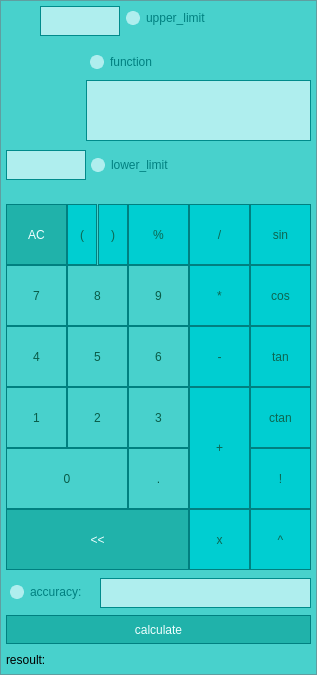
<?xml version="1.0" encoding="UTF-8"?>
<ui version="4.0">
 <class>integralss</class>
 <widget class="QMainWindow" name="integralss">
  <property name="geometry">
   <rect>
    <x>0</x>
    <y>0</y>
    <width>317</width>
    <height>675</height>
   </rect>
  </property>
  <property name="windowTitle">
   <string>MainWindow</string>
  </property>
  <property name="styleSheet">
   <string notr="true">QMainWindow {
  background-color: rgb(72,209,204);
  color: white; 
  border: 1px solid CadetBlue;
}</string>
  </property>
  <widget class="QWidget" name="centralwidget">
   <widget class="QPushButton" name="pushButton_V">
    <property name="geometry">
     <rect>
      <x>250</x>
      <y>509</y>
      <width>61</width>
      <height>61</height>
     </rect>
    </property>
    <property name="styleSheet">
     <string notr="true">QPushButton {
  background-color: rgb(0,206,209);
  color: #0c6651; 
  border: 1px solid Teal;
}

QPushButton:pressed {
    background-color: qlineargradient(x1: 0, y1: 0, x2: 0, y2: 1,
                                      stop: 0#20b2aa, stop: 1 #008b8b);
}</string>
    </property>
    <property name="text">
     <string>^</string>
    </property>
   </widget>
   <widget class="QPushButton" name="pushButton_ctan">
    <property name="geometry">
     <rect>
      <x>250</x>
      <y>387</y>
      <width>61</width>
      <height>61</height>
     </rect>
    </property>
    <property name="styleSheet">
     <string notr="true">QPushButton {
  background-color: rgb(0,206,209);
  color: #0c6651; 
  border: 1px solid Teal;
}

QPushButton:pressed {
    background-color: qlineargradient(x1: 0, y1: 0, x2: 0, y2: 1,
                                      stop: 0#20b2aa, stop: 1 #008b8b);
}</string>
    </property>
    <property name="text">
     <string>ctan</string>
    </property>
   </widget>
   <widget class="QPushButton" name="pushButton_4">
    <property name="geometry">
     <rect>
      <x>6</x>
      <y>326</y>
      <width>61</width>
      <height>61</height>
     </rect>
    </property>
    <property name="styleSheet">
     <string notr="true">QPushButton {
   border: 1px solid Teal;
color: #085c48
}
QPushButton:pressed {
    background-color: qlineargradient(x1: 0, y1: 0, x2: 0, y2: 1,
                                      stop: 0#20b2aa, stop: 1 #008b8b);
}</string>
    </property>
    <property name="text">
     <string>4</string>
    </property>
   </widget>
   <widget class="QPushButton" name="pushButton_tan">
    <property name="geometry">
     <rect>
      <x>250</x>
      <y>326</y>
      <width>61</width>
      <height>61</height>
     </rect>
    </property>
    <property name="styleSheet">
     <string notr="true">QPushButton {
  background-color: rgb(0,206,209);
  color: #0c6651; 
  border: 1px solid Teal;
}

QPushButton:pressed {
    background-color: qlineargradient(x1: 0, y1: 0, x2: 0, y2: 1,
                                      stop: 0#20b2aa, stop: 1 #008b8b);
}</string>
    </property>
    <property name="text">
     <string>tan</string>
    </property>
   </widget>
   <widget class="QPushButton" name="pushButton_cos">
    <property name="geometry">
     <rect>
      <x>250</x>
      <y>265</y>
      <width>61</width>
      <height>61</height>
     </rect>
    </property>
    <property name="styleSheet">
     <string notr="true">QPushButton {
  background-color: rgb(0,206,209);
  color: #0c6651; 
  border: 1px solid Teal;
}

QPushButton:pressed {
    background-color: qlineargradient(x1: 0, y1: 0, x2: 0, y2: 1,
                                      stop: 0#20b2aa, stop: 1 #008b8b);
}</string>
    </property>
    <property name="text">
     <string>cos</string>
    </property>
   </widget>
   <widget class="QPushButton" name="pushButton_1">
    <property name="geometry">
     <rect>
      <x>6</x>
      <y>387</y>
      <width>61</width>
      <height>61</height>
     </rect>
    </property>
    <property name="styleSheet">
     <string notr="true">QPushButton {
   border: 1px solid Teal;
color: #085c48
}
QPushButton:pressed {
    background-color: qlineargradient(x1: 0, y1: 0, x2: 0, y2: 1,
                                      stop: 0#20b2aa, stop: 1 #008b8b);
}</string>
    </property>
    <property name="text">
     <string>1</string>
    </property>
   </widget>
   <widget class="QLabel" name="intergralImg">
    <property name="geometry">
     <rect>
      <x>40</x>
      <y>38</y>
      <width>41</width>
      <height>111</height>
     </rect>
    </property>
    <property name="text">
     <string>&lt;p&gt;&lt;img src=&quot;C:\Users\IT-baby\Desktop\calculate\imgint.png&quot; width=&quot;1000&quot; height=&quot;950&quot; alt=&quot;Винни-Пух&quot;&gt;&lt;/p&gt;</string>
    </property>
    <property name="textFormat">
     <enum>Qt::AutoText</enum>
    </property>
    <property name="pixmap">
     <pixmap>../imgint.png</pixmap>
    </property>
   </widget>
   <widget class="QRadioButton" name="radioButton_acc">
    <property name="geometry">
     <rect>
      <x>10</x>
      <y>580</y>
      <width>110</width>
      <height>24</height>
     </rect>
    </property>
    <property name="styleSheet">
     <string notr="true">QRadioButton {

    color:                  teal;
}

QRadioButton::indicator {
    width:                  10px;
    height:                 10px;
    border-radius:          7px;
}

QRadioButton::indicator:checked {
    background-color:       teal;
    border:                 2px solid rgb(175,238,238);
}

QRadioButton::indicator:unchecked {
    background-color:       rgb(175,238,238);
    border:                 2px solid rgb(175,238,238);
}</string>
    </property>
    <property name="text">
     <string>accuracy:</string>
    </property>
   </widget>
   <widget class="QPushButton" name="pushButton_Y">
    <property name="geometry">
     <rect>
      <x>250</x>
      <y>448</y>
      <width>61</width>
      <height>61</height>
     </rect>
    </property>
    <property name="styleSheet">
     <string notr="true">QPushButton {
  background-color: rgb(0,206,209);
  color: #0c6651; 
  border: 1px solid Teal;
}

QPushButton:pressed {
    background-color: qlineargradient(x1: 0, y1: 0, x2: 0, y2: 1,
                                      stop: 0#20b2aa, stop: 1 #008b8b);
}</string>
    </property>
    <property name="text">
     <string>!</string>
    </property>
   </widget>
   <widget class="QTextEdit" name="lower_limit">
    <property name="geometry">
     <rect>
      <x>6</x>
      <y>150</y>
      <width>80</width>
      <height>30</height>
     </rect>
    </property>
    <property name="styleSheet">
     <string notr="true">QTextEdit {
  background-color: rgb(175,238,238);
  color: Teal; 
  border: 1px solid DarkCyan;
}
</string>
    </property>
   </widget>
   <widget class="QPushButton" name="pushButton_3">
    <property name="geometry">
     <rect>
      <x>128</x>
      <y>387</y>
      <width>61</width>
      <height>61</height>
     </rect>
    </property>
    <property name="styleSheet">
     <string notr="true">QPushButton {
   border: 1px solid Teal;
color: #085c48
}
QPushButton:pressed {
    background-color: qlineargradient(x1: 0, y1: 0, x2: 0, y2: 1,
                                      stop: 0#20b2aa, stop: 1 #008b8b);
}</string>
    </property>
    <property name="text">
     <string>3</string>
    </property>
   </widget>
   <widget class="QRadioButton" name="radioButton_up">
    <property name="geometry">
     <rect>
      <x>126</x>
      <y>6</y>
      <width>100</width>
      <height>24</height>
     </rect>
    </property>
    <property name="styleSheet">
     <string notr="true">QRadioButton {

    color:                  teal;
}

QRadioButton::indicator {
    width:                  10px;
    height:                 10px;
    border-radius:          7px;
}

QRadioButton::indicator:checked {
    background-color:       teal;
    border:                 2px solid rgb(175,238,238);
}

QRadioButton::indicator:unchecked {
    background-color:       rgb(175,238,238);
    border:                 2px solid rgb(175,238,238);
}</string>
    </property>
    <property name="text">
     <string>upper_limit</string>
    </property>
   </widget>
   <widget class="QTextEdit" name="function">
    <property name="geometry">
     <rect>
      <x>86</x>
      <y>80</y>
      <width>225</width>
      <height>61</height>
     </rect>
    </property>
    <property name="styleSheet">
     <string notr="true">QTextEdit {
  background-color: rgb(175,238,238);
  color: Teal; 
  border: 1px solid DarkCyan;
}
</string>
    </property>
   </widget>
   <widget class="QPushButton" name="pushButton_decr">
    <property name="geometry">
     <rect>
      <x>6</x>
      <y>509</y>
      <width>183</width>
      <height>61</height>
     </rect>
    </property>
    <property name="styleSheet">
     <string notr="true">QPushButton {
  background-color: rgb(32,178,170);
  color: Azure; 
  border: 1px solid Teal;
}

QPushButton:pressed {
    background-color: qlineargradient(x1: 0, y1: 0, x2: 0, y2: 1,
                                      stop: 0#20b2aa, stop: 1 #008b8b);
}</string>
    </property>
    <property name="text">
     <string>&lt;&lt;</string>
    </property>
   </widget>
   <widget class="QPushButton" name="pushButton_8">
    <property name="geometry">
     <rect>
      <x>67</x>
      <y>265</y>
      <width>61</width>
      <height>61</height>
     </rect>
    </property>
    <property name="styleSheet">
     <string notr="true">QPushButton {
   border: 1px solid Teal;
color: #085c48
}
QPushButton:pressed {
    background-color: qlineargradient(x1: 0, y1: 0, x2: 0, y2: 1,
                                      stop: 0#20b2aa, stop: 1 #008b8b);
}</string>
    </property>
    <property name="text">
     <string>8</string>
    </property>
   </widget>
   <widget class="QPushButton" name="pushButton_plus">
    <property name="geometry">
     <rect>
      <x>189</x>
      <y>387</y>
      <width>61</width>
      <height>122</height>
     </rect>
    </property>
    <property name="styleSheet">
     <string notr="true">QPushButton {
  background-color: rgb(0,206,209);
  color: #0c6651; 
  border: 1px solid Teal;
}

QPushButton:pressed {
    background-color: qlineargradient(x1: 0, y1: 0, x2: 0, y2: 1,
                                      stop: 0#20b2aa, stop: 1 #008b8b);
}</string>
    </property>
    <property name="text">
     <string>+</string>
    </property>
   </widget>
   <widget class="QPushButton" name="pushButton_min">
    <property name="geometry">
     <rect>
      <x>189</x>
      <y>326</y>
      <width>61</width>
      <height>61</height>
     </rect>
    </property>
    <property name="styleSheet">
     <string notr="true">QPushButton {
  background-color: rgb(0,206,209);
  color: #0c6651; 
  border: 1px solid Teal;
}

QPushButton:pressed {
    background-color: qlineargradient(x1: 0, y1: 0, x2: 0, y2: 1,
                                      stop: 0#20b2aa, stop: 1 #008b8b);
}</string>
    </property>
    <property name="text">
     <string>-</string>
    </property>
   </widget>
   <widget class="QPushButton" name="pushButton_9">
    <property name="geometry">
     <rect>
      <x>128</x>
      <y>265</y>
      <width>61</width>
      <height>61</height>
     </rect>
    </property>
    <property name="styleSheet">
     <string notr="true">QPushButton {
   border: 1px solid Teal;
color: #085c48
}
QPushButton:pressed {
    background-color: qlineargradient(x1: 0, y1: 0, x2: 0, y2: 1,
                                      stop: 0#20b2aa, stop: 1 #008b8b);
}</string>
    </property>
    <property name="text">
     <string>9</string>
    </property>
   </widget>
   <widget class="QPushButton" name="pushButton_ac">
    <property name="geometry">
     <rect>
      <x>6</x>
      <y>204</y>
      <width>61</width>
      <height>61</height>
     </rect>
    </property>
    <property name="styleSheet">
     <string notr="true">QPushButton {
  background-color: rgb(32,178,170);
  color: Azure; 
  border: 1px solid Teal;
}

QPushButton:pressed {
    background-color: qlineargradient(x1: 0, y1: 0, x2: 0, y2: 1,
                                      stop: 0#20b2aa, stop: 1 #008b8b);
}</string>
    </property>
    <property name="text">
     <string>AC</string>
    </property>
   </widget>
   <widget class="QPushButton" name="pushButton_pro">
    <property name="geometry">
     <rect>
      <x>128</x>
      <y>204</y>
      <width>61</width>
      <height>61</height>
     </rect>
    </property>
    <property name="styleSheet">
     <string notr="true">QPushButton {
  background-color: rgb(0,206,209);
  color: #0c6651; 
  border: 1px solid Teal;
}

QPushButton:pressed {
    background-color: qlineargradient(x1: 0, y1: 0, x2: 0, y2: 1,
                                      stop: 0#20b2aa, stop: 1 #008b8b);
}</string>
    </property>
    <property name="text">
     <string>%</string>
    </property>
   </widget>
   <widget class="QPushButton" name="pushButton_6">
    <property name="geometry">
     <rect>
      <x>128</x>
      <y>326</y>
      <width>61</width>
      <height>61</height>
     </rect>
    </property>
    <property name="styleSheet">
     <string notr="true">QPushButton {
   border: 1px solid Teal;
color: #085c48
}
QPushButton:pressed {
    background-color: qlineargradient(x1: 0, y1: 0, x2: 0, y2: 1,
                                      stop: 0#20b2aa, stop: 1 #008b8b);
}</string>
    </property>
    <property name="text">
     <string>6</string>
    </property>
   </widget>
   <widget class="QRadioButton" name="radioButton_fun">
    <property name="geometry">
     <rect>
      <x>90</x>
      <y>50</y>
      <width>80</width>
      <height>24</height>
     </rect>
    </property>
    <property name="styleSheet">
     <string notr="true">QRadioButton {

    color:                  teal;
}

QRadioButton::indicator {
    width:                  10px;
    height:                 10px;
    border-radius:          7px;
}

QRadioButton::indicator:checked {
    background-color:       teal;
    border:                 2px solid rgb(175,238,238);
}

QRadioButton::indicator:unchecked {
    background-color:       rgb(175,238,238);
    border:                 2px solid rgb(175,238,238);
}</string>
    </property>
    <property name="text">
     <string>function</string>
    </property>
   </widget>
   <widget class="QPushButton" name="pushButton_x">
    <property name="geometry">
     <rect>
      <x>189</x>
      <y>509</y>
      <width>61</width>
      <height>61</height>
     </rect>
    </property>
    <property name="styleSheet">
     <string notr="true">QPushButton {
  background-color: rgb(0,206,209);
  color: #0c6651; 
  border: 1px solid Teal;
}

QPushButton:pressed {
    background-color: qlineargradient(x1: 0, y1: 0, x2: 0, y2: 1,
                                      stop: 0#20b2aa, stop: 1 #008b8b);
}</string>
    </property>
    <property name="text">
     <string>x</string>
    </property>
   </widget>
   <widget class="QRadioButton" name="radioButton_lo">
    <property name="geometry">
     <rect>
      <x>91</x>
      <y>153</y>
      <width>101</width>
      <height>24</height>
     </rect>
    </property>
    <property name="styleSheet">
     <string notr="true">QRadioButton {

    color:                  teal;
}

QRadioButton::indicator {
    width:                  10px;
    height:                 10px;
    border-radius:          7px;
}

QRadioButton::indicator:checked {
    background-color:       teal;
    border:                 2px solid rgb(175,238,238);
}

QRadioButton::indicator:unchecked {
    background-color:       rgb(175,238,238);
    border:                 2px solid rgb(175,238,238);
}</string>
    </property>
    <property name="text">
     <string>lower_limit</string>
    </property>
   </widget>
   <widget class="QPushButton" name="pushButton_10">
    <property name="geometry">
     <rect>
      <x>67</x>
      <y>204</y>
      <width>30</width>
      <height>61</height>
     </rect>
    </property>
    <property name="styleSheet">
     <string notr="true">QPushButton {
  background-color: rgb(0,206,209);
  color: #0c6651; 
  border: 1px solid Teal;
}

QPushButton:pressed {
    background-color: qlineargradient(x1: 0, y1: 0, x2: 0, y2: 1,
                                      stop: 0#20b2aa, stop: 1 #008b8b);
}</string>
    </property>
    <property name="text">
     <string>(</string>
    </property>
   </widget>
   <widget class="QPushButton" name="pushButton_mul">
    <property name="geometry">
     <rect>
      <x>189</x>
      <y>265</y>
      <width>61</width>
      <height>61</height>
     </rect>
    </property>
    <property name="styleSheet">
     <string notr="true">QPushButton {
  background-color: rgb(0,206,209);
  color: #0c6651; 
  border: 1px solid Teal;
}

QPushButton:pressed {
    background-color: qlineargradient(x1: 0, y1: 0, x2: 0, y2: 1,
                                      stop: 0#20b2aa, stop: 1 #008b8b);
}</string>
    </property>
    <property name="text">
     <string>*</string>
    </property>
   </widget>
   <widget class="QPushButton" name="pushButton_dot">
    <property name="geometry">
     <rect>
      <x>128</x>
      <y>448</y>
      <width>61</width>
      <height>61</height>
     </rect>
    </property>
    <property name="styleSheet">
     <string notr="true">QPushButton {
   border: 1px solid Teal;
color: #085c48
}
QPushButton:pressed {
    background-color: qlineargradient(x1: 0, y1: 0, x2: 0, y2: 1,
                                      stop: 0#20b2aa, stop: 1 #008b8b);
}</string>
    </property>
    <property name="text">
     <string>.</string>
    </property>
   </widget>
   <widget class="QPushButton" name="pushButton_7">
    <property name="geometry">
     <rect>
      <x>6</x>
      <y>265</y>
      <width>61</width>
      <height>61</height>
     </rect>
    </property>
    <property name="styleSheet">
     <string notr="true">QPushButton {
   border: 1px solid Teal;
color: #085c48
}
QPushButton:pressed {
    background-color: qlineargradient(x1: 0, y1: 0, x2: 0, y2: 1,
                                      stop: 0#20b2aa, stop: 1 #008b8b);
}</string>
    </property>
    <property name="text">
     <string>7</string>
    </property>
   </widget>
   <widget class="QPushButton" name="pushButton_sin">
    <property name="geometry">
     <rect>
      <x>250</x>
      <y>204</y>
      <width>61</width>
      <height>61</height>
     </rect>
    </property>
    <property name="styleSheet">
     <string notr="true">QPushButton {
  background-color: rgb(0,206,209);
  color: #0c6651; 
  border: 1px solid Teal;
}

QPushButton:pressed {
    background-color: qlineargradient(x1: 0, y1: 0, x2: 0, y2: 1,
                                      stop: 0#20b2aa, stop: 1 #008b8b);
}</string>
    </property>
    <property name="text">
     <string>sin</string>
    </property>
   </widget>
   <widget class="QPushButton" name="pushButton_calc">
    <property name="geometry">
     <rect>
      <x>6</x>
      <y>615</y>
      <width>305</width>
      <height>29</height>
     </rect>
    </property>
    <property name="styleSheet">
     <string notr="true">QPushButton {
  background-color: rgb(32,178,170);
  color: Azure; 
  border: 1px solid Teal;
}

QPushButton:pressed {
    background-color: qlineargradient(x1: 0, y1: 0, x2: 0, y2: 1,
                                      stop: 0#20b2aa, stop: 1 #008b8b);
}</string>
    </property>
    <property name="text">
     <string>calculate</string>
    </property>
   </widget>
   <widget class="QPushButton" name="pushButton_0">
    <property name="geometry">
     <rect>
      <x>6</x>
      <y>448</y>
      <width>122</width>
      <height>61</height>
     </rect>
    </property>
    <property name="styleSheet">
     <string notr="true">QPushButton {
   border: 1px solid Teal;
color: #085c48
}
QPushButton:pressed {
    background-color: qlineargradient(x1: 0, y1: 0, x2: 0, y2: 1,
                                      stop: 0#20b2aa, stop: 1 #008b8b);
}</string>
    </property>
    <property name="text">
     <string>0</string>
    </property>
   </widget>
   <widget class="QTextEdit" name="accuracy">
    <property name="geometry">
     <rect>
      <x>100</x>
      <y>578</y>
      <width>211</width>
      <height>30</height>
     </rect>
    </property>
    <property name="styleSheet">
     <string notr="true">QTextEdit {
  background-color: rgb(175,238,238);
  color: Teal; 
  border: 1px solid DarkCyan;
}
</string>
    </property>
   </widget>
   <widget class="QPushButton" name="pushButton_2">
    <property name="geometry">
     <rect>
      <x>67</x>
      <y>387</y>
      <width>61</width>
      <height>61</height>
     </rect>
    </property>
    <property name="styleSheet">
     <string notr="true">QPushButton {
   border: 1px solid Teal;
color: #085c48
}
QPushButton:pressed {
    background-color: qlineargradient(x1: 0, y1: 0, x2: 0, y2: 1,
                                      stop: 0#20b2aa, stop: 1 #008b8b);
}</string>
    </property>
    <property name="text">
     <string>2</string>
    </property>
   </widget>
   <widget class="QTextEdit" name="upper_limit">
    <property name="geometry">
     <rect>
      <x>40</x>
      <y>6</y>
      <width>80</width>
      <height>30</height>
     </rect>
    </property>
    <property name="styleSheet">
     <string notr="true">QTextEdit {
  background-color: rgb(175,238,238);
  color: Teal; 
  border: 1px solid DarkCyan;
}
</string>
    </property>
   </widget>
   <widget class="QPushButton" name="pushButton_5">
    <property name="geometry">
     <rect>
      <x>67</x>
      <y>326</y>
      <width>61</width>
      <height>61</height>
     </rect>
    </property>
    <property name="styleSheet">
     <string notr="true">QPushButton {
   border: 1px solid Teal;
color: #085c48
}
QPushButton:pressed {
    background-color: qlineargradient(x1: 0, y1: 0, x2: 0, y2: 1,
                                      stop: 0#20b2aa, stop: 1 #008b8b);
}</string>
    </property>
    <property name="text">
     <string>5</string>
    </property>
   </widget>
   <widget class="QPushButton" name="pushButton_11">
    <property name="geometry">
     <rect>
      <x>98</x>
      <y>204</y>
      <width>30</width>
      <height>61</height>
     </rect>
    </property>
    <property name="styleSheet">
     <string notr="true">QPushButton {
  background-color: rgb(0,206,209);
  color: #0c6651; 
  border: 1px solid Teal;
}

QPushButton:pressed {
    background-color: qlineargradient(x1: 0, y1: 0, x2: 0, y2: 1,
                                      stop: 0#20b2aa, stop: 1 #008b8b);
}</string>
    </property>
    <property name="text">
     <string>)</string>
    </property>
   </widget>
   <widget class="QPushButton" name="pushButton_dis">
    <property name="geometry">
     <rect>
      <x>189</x>
      <y>204</y>
      <width>61</width>
      <height>61</height>
     </rect>
    </property>
    <property name="styleSheet">
     <string notr="true">QPushButton {
  background-color: rgb(0,206,209);
  color: #0c6651; 
  border: 1px solid Teal;
}

QPushButton:pressed {
    background-color: qlineargradient(x1: 0, y1: 0, x2: 0, y2: 1,
                                      stop: 0#20b2aa, stop: 1 #008b8b);
}</string>
    </property>
    <property name="text">
     <string>/</string>
    </property>
   </widget>
   <widget class="QLabel" name="label_2">
    <property name="geometry">
     <rect>
      <x>6</x>
      <y>650</y>
      <width>61</width>
      <height>20</height>
     </rect>
    </property>
    <property name="styleSheet">
     <string notr="true">QLabel {
  background-color: rgb(175,238,238);
  color: Teal; 

}


background-color : white;</string>
    </property>
    <property name="text">
     <string>resoult:</string>
    </property>
   </widget>
   <widget class="QLabel" name="Iresoult">
    <property name="geometry">
     <rect>
      <x>62</x>
      <y>650</y>
      <width>248</width>
      <height>20</height>
     </rect>
    </property>
    <property name="styleSheet">
     <string notr="true">QLabel {
  background-color: rgb(175,238,238);
  color: Teal; 

}


background-color : white;</string>
    </property>
    <property name="text">
     <string/>
    </property>
   </widget>
  </widget>
 </widget>
 <resources/>
 <connections/>
</ui>
